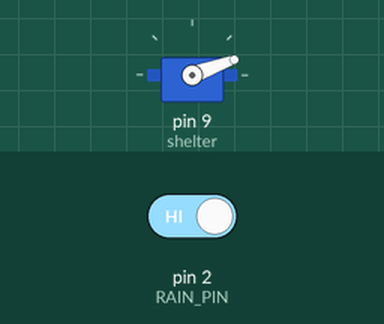
A sketch run on a simulated Arduino Uno, built with avr-gcc and run on an emulated ATmega328P. Parts: servo. Inputs (shaded band) come from the test bench; at power-on: pin 2 (RAIN_PIN) HIGH.

Above: at 1.2 s.
1.3 s: pin 2 (RAIN_PIN) driven LOW
At 1.9 s:
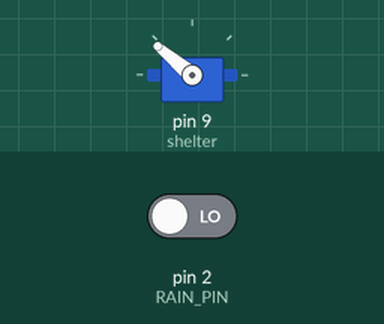
2.9 s: pin 2 (RAIN_PIN) driven HIGH
At 4.3 s:
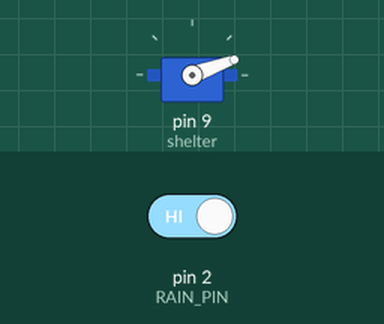
Timing chart, 0 to 5.9 s (numbered marks = the images above; inputs shaded):
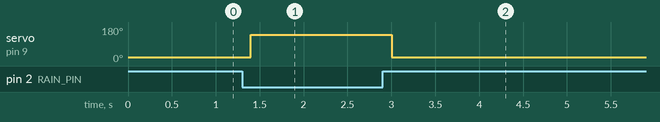

The sketch:

Smart_Rain_Shelter.ino
```cpp
// (licence header left out)
#include <Servo.h>    // Library to control servo motor

#define RAIN_PIN 2    // Rain sensor digital output pin
Servo shelter;       // Servo object for shelter mechanism

// Set angles according to your mechanical setup
int OPEN_ANGLE  = 20;    // Shelter open position (no rain)
int CLOSE_ANGLE = 140;  // Shelter closed position (raining)

void setup() {
  pinMode(RAIN_PIN, INPUT);   // Configure rain sensor pin as input
  shelter.attach(9);          // Attach servo motor to pin 9
  shelter.write(OPEN_ANGLE);  // Start with shelter open
}

void loop() {
  int rainState = digitalRead(RAIN_PIN);  // Read rain sensor state

  if (rainState == LOW) {
    // Rain detected
    shelter.write(CLOSE_ANGLE);   // Close the shelter to protect from rain
  }
  else {
    // No rain detected
    shelter.write(OPEN_ANGLE);    // Open the shelter
  }

  delay(200);  // Small delay to stabilize readings
}
```

Measured:
- after the input at 1.3 s, servo on pin 9 (shelter): 20° → 140° after 0.10 s
- after the input at 2.9 s, servo on pin 9 (shelter): 140° → 20° after 0.10 s
